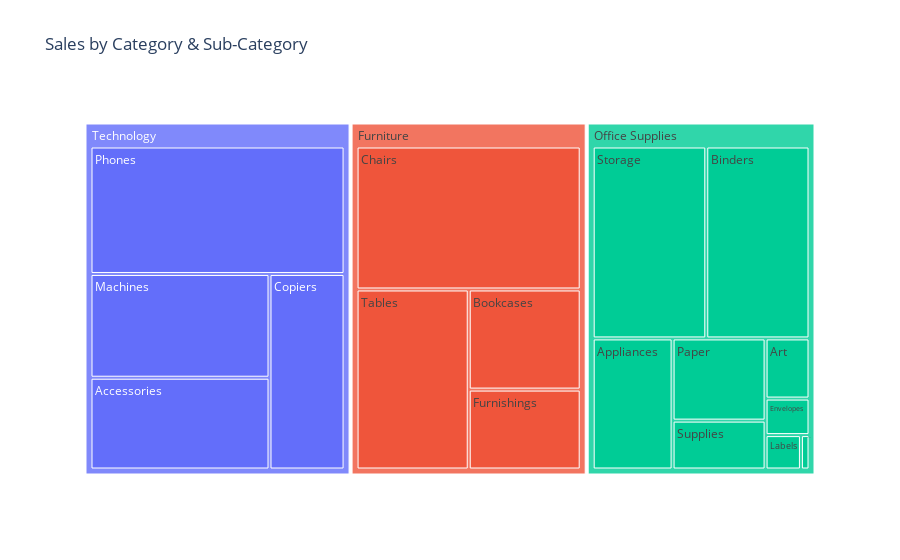

The cell this chart's notebook holds for it:
### Code cell
fig = px.treemap(store,path=['Category', 'Sub-Category'],values='Sales',title='Sales by Category & Sub-Category')
fig.show()

### Figure 1 — Plotly figure (JSON) as saved in the notebook; plotly's stock layout.template omitted (floating-point values rounded to 4 significant figures)
{"data": [{"branchvalues": "total", "domain": {"x": [0, 1], "y": [0, 1]}, "hovertemplate": "labels=%{label}<br>Sales=%{value}<br>parent=%{parent}<br>id=%{id}<extra></extra>", "ids": ["Furniture/Bookcases", "Furniture/Chairs", "Office Supplies/Labels", "Furniture/Tables", "Office Supplies/Storage", "Furniture/Furnishings", "Office Supplies/Art", "Technology/Phones", "Office Supplies/Binders", "Office Supplies/Appliances", "Office Supplies/Paper", "Technology/Accessories", "Office Supplies/Envelopes", "Office Supplies/Fasteners", "Office Supplies/Supplies", "Technology/Machines", "Technology/Copiers", "Furniture", "Office Supplies", "Technology"], "labels": ["Bookcases", "Chairs", "Labels", "Tables", "Storage", "Furnishings", "Art", "Phones", "Binders", "Appliances", "Paper", "Accessories", "Envelopes", "Fasteners", "Supplies", "Machines", "Copiers", "Furniture", "Office Supplies", "Technology"], "name": "", "parents": ["Furniture", "Furniture", "Office Supplies", "Furniture", "Office Supplies", "Furniture", "Office Supplies", "Technology", "Office Supplies", "Office Supplies", "Office Supplies", "Technology", "Office Supplies", "Office Supplies", "Office Supplies", "Technology", "Technology", "", "", ""], "type": "treemap", "values": [114900.0, 328400.0, 12490.0, 207000.0, 223800.0, 91710.0, 27120.0, 330000.0, 203400.0, 107500.0, 78480.0, 167400.0, 16480.0, 3024.0, 46670.0, 189200.0, 149500.0, 742000.0, 719000.0, 836200.0]}], "layout": {"legend": {"tracegroupgap": 0}, "title": {"text": "Sales by Category & Sub-Category"}}}
